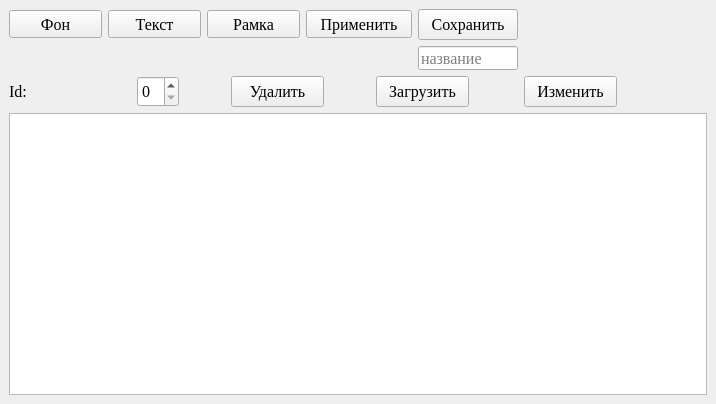
<?xml version="1.0" encoding="UTF-8"?>
<ui version="4.0">
 <class>MainWindow</class>
 <widget class="QMainWindow" name="MainWindow">
  <property name="geometry">
   <rect>
    <x>0</x>
    <y>0</y>
    <width>716</width>
    <height>404</height>
   </rect>
  </property>
  <property name="windowTitle">
   <string>Тема</string>
  </property>
  <property name="styleSheet">
   <string notr="true"/>
  </property>
  <widget class="QWidget" name="centralwidget">
   <layout class="QGridLayout" name="gridLayout_2">
    <item row="0" column="0" colspan="4">
     <layout class="QGridLayout" name="gridLayout">
      <item row="0" column="1">
       <widget class="QPushButton" name="texts">
        <property name="minimumSize">
         <size>
          <width>93</width>
          <height>28</height>
         </size>
        </property>
        <property name="maximumSize">
         <size>
          <width>110</width>
          <height>28</height>
         </size>
        </property>
        <property name="font">
         <font>
          <family>Times New Roman</family>
          <pointsize>12</pointsize>
         </font>
        </property>
        <property name="text">
         <string>Текст</string>
        </property>
       </widget>
      </item>
      <item row="1" column="2">
       <widget class="QLabel" name="label_3">
        <property name="minimumSize">
         <size>
          <width>93</width>
          <height>16</height>
         </size>
        </property>
        <property name="maximumSize">
         <size>
          <width>110</width>
          <height>28</height>
         </size>
        </property>
        <property name="text">
         <string/>
        </property>
       </widget>
      </item>
      <item row="0" column="0">
       <widget class="QPushButton" name="fons">
        <property name="minimumSize">
         <size>
          <width>93</width>
          <height>28</height>
         </size>
        </property>
        <property name="maximumSize">
         <size>
          <width>110</width>
          <height>28</height>
         </size>
        </property>
        <property name="font">
         <font>
          <family>Times New Roman</family>
          <pointsize>12</pointsize>
         </font>
        </property>
        <property name="text">
         <string>Фон</string>
        </property>
       </widget>
      </item>
      <item row="0" column="3">
       <widget class="QPushButton" name="primenit">
        <property name="minimumSize">
         <size>
          <width>106</width>
          <height>28</height>
         </size>
        </property>
        <property name="maximumSize">
         <size>
          <width>110</width>
          <height>28</height>
         </size>
        </property>
        <property name="font">
         <font>
          <family>Times New Roman</family>
          <pointsize>12</pointsize>
         </font>
        </property>
        <property name="text">
         <string>Применить</string>
        </property>
       </widget>
      </item>
      <item row="1" column="0">
       <widget class="QLabel" name="label">
        <property name="minimumSize">
         <size>
          <width>93</width>
          <height>16</height>
         </size>
        </property>
        <property name="maximumSize">
         <size>
          <width>110</width>
          <height>28</height>
         </size>
        </property>
        <property name="text">
         <string/>
        </property>
       </widget>
      </item>
      <item row="1" column="1">
       <widget class="QLabel" name="label_2">
        <property name="minimumSize">
         <size>
          <width>93</width>
          <height>16</height>
         </size>
        </property>
        <property name="maximumSize">
         <size>
          <width>110</width>
          <height>28</height>
         </size>
        </property>
        <property name="text">
         <string/>
        </property>
       </widget>
      </item>
      <item row="0" column="2">
       <widget class="QPushButton" name="ramks">
        <property name="minimumSize">
         <size>
          <width>93</width>
          <height>28</height>
         </size>
        </property>
        <property name="maximumSize">
         <size>
          <width>110</width>
          <height>28</height>
         </size>
        </property>
        <property name="font">
         <font>
          <family>Times New Roman</family>
          <pointsize>12</pointsize>
         </font>
        </property>
        <property name="text">
         <string>Рамка</string>
        </property>
       </widget>
      </item>
      <item row="0" column="4">
       <widget class="QPushButton" name="pushButton_3">
        <property name="minimumSize">
         <size>
          <width>100</width>
          <height>31</height>
         </size>
        </property>
        <property name="maximumSize">
         <size>
          <width>120</width>
          <height>31</height>
         </size>
        </property>
        <property name="font">
         <font>
          <family>Times New Roman</family>
          <pointsize>12</pointsize>
         </font>
        </property>
        <property name="text">
         <string>Сохранить</string>
        </property>
       </widget>
      </item>
      <item row="1" column="4">
       <widget class="QLineEdit" name="lineEdit">
        <property name="minimumSize">
         <size>
          <width>100</width>
          <height>24</height>
         </size>
        </property>
        <property name="maximumSize">
         <size>
          <width>100</width>
          <height>24</height>
         </size>
        </property>
        <property name="font">
         <font>
          <family>Times New Roman</family>
          <pointsize>12</pointsize>
         </font>
        </property>
        <property name="placeholderText">
         <string>название</string>
        </property>
       </widget>
      </item>
     </layout>
    </item>
    <item row="1" column="0">
     <widget class="QLabel" name="label_4">
      <property name="minimumSize">
       <size>
        <width>30</width>
        <height>30</height>
       </size>
      </property>
      <property name="maximumSize">
       <size>
        <width>30</width>
        <height>30</height>
       </size>
      </property>
      <property name="font">
       <font>
        <family>Times New Roman</family>
        <pointsize>12</pointsize>
       </font>
      </property>
      <property name="text">
       <string>Id:</string>
      </property>
     </widget>
    </item>
    <item row="1" column="1">
     <widget class="QSpinBox" name="spinBox">
      <property name="minimumSize">
       <size>
        <width>42</width>
        <height>31</height>
       </size>
      </property>
      <property name="maximumSize">
       <size>
        <width>42</width>
        <height>31</height>
       </size>
      </property>
      <property name="font">
       <font>
        <family>Times New Roman</family>
        <pointsize>12</pointsize>
       </font>
      </property>
     </widget>
    </item>
    <item row="2" column="0" colspan="6">
     <widget class="QTableWidget" name="tableWidget">
      <property name="font">
       <font>
        <family>Times New Roman</family>
        <pointsize>12</pointsize>
       </font>
      </property>
     </widget>
    </item>
    <item row="1" column="3">
     <widget class="QPushButton" name="pushButton_2">
      <property name="minimumSize">
       <size>
        <width>93</width>
        <height>31</height>
       </size>
      </property>
      <property name="maximumSize">
       <size>
        <width>93</width>
        <height>31</height>
       </size>
      </property>
      <property name="font">
       <font>
        <family>Times New Roman</family>
        <pointsize>12</pointsize>
       </font>
      </property>
      <property name="text">
       <string>Загрузить</string>
      </property>
     </widget>
    </item>
    <item row="1" column="2">
     <widget class="QPushButton" name="pushButton">
      <property name="minimumSize">
       <size>
        <width>93</width>
        <height>31</height>
       </size>
      </property>
      <property name="maximumSize">
       <size>
        <width>93</width>
        <height>31</height>
       </size>
      </property>
      <property name="font">
       <font>
        <family>Times New Roman</family>
        <pointsize>12</pointsize>
       </font>
      </property>
      <property name="text">
       <string>Удалить</string>
      </property>
     </widget>
    </item>
    <item row="1" column="4">
     <widget class="QPushButton" name="pushButton_4">
      <property name="minimumSize">
       <size>
        <width>93</width>
        <height>31</height>
       </size>
      </property>
      <property name="maximumSize">
       <size>
        <width>93</width>
        <height>31</height>
       </size>
      </property>
      <property name="font">
       <font>
        <family>Times New Roman</family>
        <pointsize>12</pointsize>
       </font>
      </property>
      <property name="text">
       <string>Изменить</string>
      </property>
     </widget>
    </item>
   </layout>
  </widget>
 </widget>
 <resources/>
 <connections/>
</ui>
